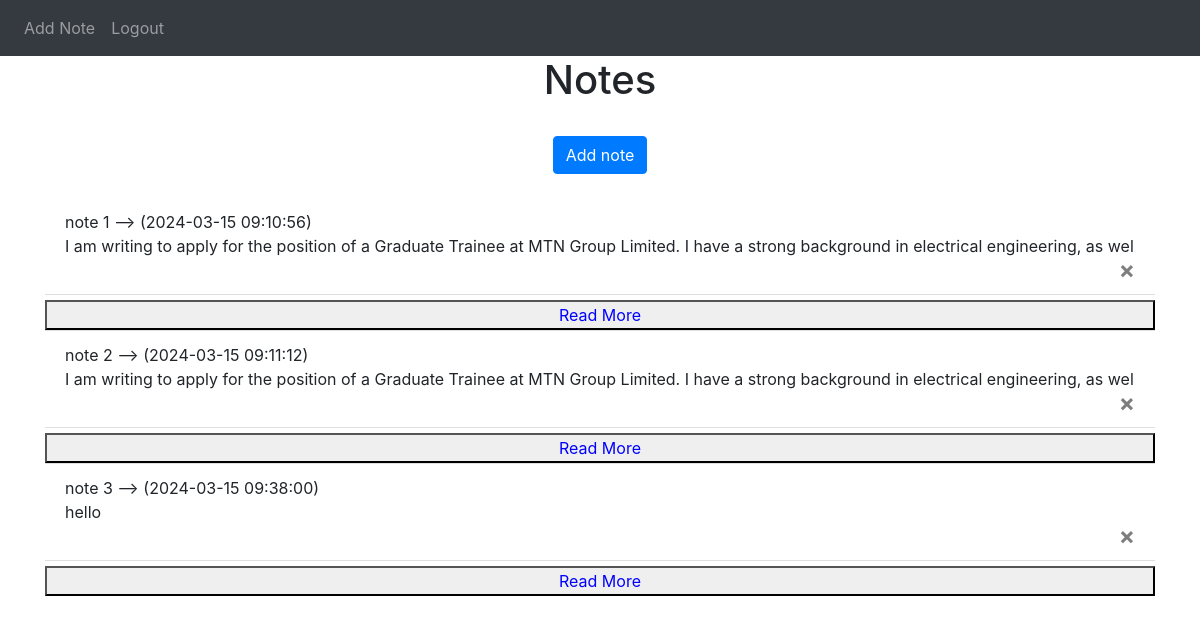
The app's page /previous-notes (signed in) with its own data.
### website/models.py (models this page shows)
class Note(db.Model):
    id = db.Column(db.Integer, primary_key=True)
    data = db.Column(db.String(10000))
    date = db.Column(db.DateTime(timezone=True), default=func.now())
    user_id = db.Column(db.Integer, db.ForeignKey('user.id'))

### website/views.py (the view)
@views.route('/previous-notes')
@login_required
def previous_notes():
    print(current_user.notes[0].date)
    return render_template("previous_notes.html", user=current_user)

### website/__init__.py (called while the page is built)
def create_app():
    app = Flask(__name__)
    app.config['SECRET_KEY'] = 'hkdalkkda kjagdlih'
    app.config['SQLALCHEMY_DATABASE_URI'] = f'sqlite:///{DB_NAME}'
    db.init_app(app) # this ties the database to this flask application.
    from .views import views
    from .auth import auth
    app.register_blueprint(views, url_prefix='/')
    app.register_blueprint(auth, url_prefix='/')
    from .models import User, Note
    with app.app_context():
        db.create_all()
    login_manager = LoginManager()
    login_manager.login_view = 'auth.login' # where to redirect if not logged in
    login_manager.init_app(app)
    @login_manager.user_loader
    def load_user(id):
        return User.query.get(int(id)) # by default, filters for primary key
    return app

### website/templates/previous_notes.html (shortened to what this page needs)
{% extends "base.html" %}
{% block sticky_div %}
<h1 align="center">Notes</h1>
<br/>
<div align="center">
		<a class="btn btn-primary" href="/"> Add note </a>
</div>
<br/>
{% endblock %}
{% block content %}
{% if user.notes %}
<ul class="list-group list-group-flush" id="notes">
	{% for note in user.notes %}
	<li class="list-group-item">
		<div class="content">
			<div>note {{user.notes.index(note)+1}} --> ({{note.date}})</div>
			<div>{{ note.data }}</div>
		</div>
	<button type="button" class="close" onClick="deleteNote({{ note.id }})">
			<span aria-hidden="true">&times;</span>
	</button>
	</li>
	{% endfor %}
</ul>
{% else %}
<br/>
<div align="center">
	<p>YOU DO NOT HAVE ANY SAVED NOTES </p>
</div>
{% endif %}
{% endblock %}

### website/templates/base.html (shortened to what this page needs)
<!DOCTYPE html>
<html>
	<head>
		<link
		      rel="stylesheet"
		            href="https://stackpath.bootstrapcdn.com/bootstrap/4.4.1/css/bootstrap.min.css"
					    />
		<link
					rel="stylesheet"
					        href="https://stackpath.bootstrapcdn.com/font-awesome/4.7.0/css/font-awesome.min.css"
						          />
	</head>
	<body>
	<div class="sticky">
		<nav class="navbar navbar-expand-lg navbar-dark bg-dark ">
		<div class="collapse navbar-collapse" id="navbar">
			<div class="navbar-nav">
				{% if user.is_authenticated %}
				{% block add_note_link %}<a class="nav-item nav-link" id="home" href="/">Add Note</a>{% endblock %}
				<a class="nav-item nav-link" id="logout" href="/logout">Logout</a>
				{% else %}
				<a class="nav-item nav-link" id="login" href="/login">Login</a>
				<a class="nav-item nav-link" id="signUp" href="/sign-up">Sign Up</a>
				{% endif %}
			</div>
		</div>
		</nav>
		{% block sticky_div %}{% endblock %}
	</div>
		<div class="container">
			{% block content %}
			{% endblock %}
		</div>
	</body>
</html>

### website/templates/base.html (style rules this page uses)
ul { text-align:justify; }
li { display: inline-block; }
.content { white-space:nowrap; overflow:hidden; text-overflow: ellipsis; max-width: 100%; }
.sticky { position: sticky; top: 0; z-index: 1000; background-color: white; }

### records on screen
Note: user.notes.index(note)+1 "1", date "2024-03-15 09:10:56", data "I am writing to apply for the position of a Graduate Trainee at MTN Group Limited. I have a strong background in electrical engineering, as w…"
Note: notes "2", date "2024-03-15 09:11:12", data "I am writing to apply for the position of a Graduate Trainee at MTN Group Limited. I have a strong background in electrical engineering, as w…"
Note: notes "3", date "2024-03-15 09:38:00", data "hello"
